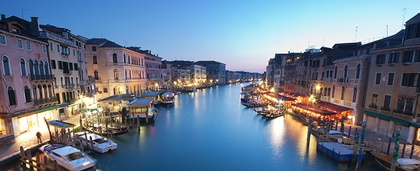
%> input picture Assignment1/Codes/5/12.jpg, 420 x 171 px, shrunk from 640 x 260 before the run
$ octave PCA.m   (GNU Octave 9; MATLAB toolbox functions it lacks are replaced by stand-ins)
%> lines starting %> are read from the running program, lines starting %| are printed output that depends on the picture
RGB = imread('12.jpg');     %Importing colored image
%> RGB is the input picture: size 171x420x3 uint8; mean R, G, B 106.8, 121.5, 139.9
I = rgb2gray(RGB);          %converting to grayscale
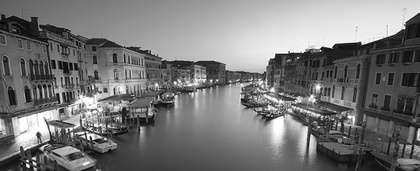
%> I: size 171x420 uint8; min 2, max 255, mean 119.2
X_raw = double(I);

%defining variables
[N,D] = size(I);
%> N = 171; D = 420
f = 0.1;
M = f*N;
%> M = 17.1

%calculating mean of rows of X_raw
for i = 1:D
    Xmean(i) = mean(X_raw(:,i));
end
%> after the loop, Xmean = 420 values, max 171.8 at index 275, min 73.27 at index 417, mean 119.2

for i = 1:N
    XmeanM(i,:) = Xmean;
end
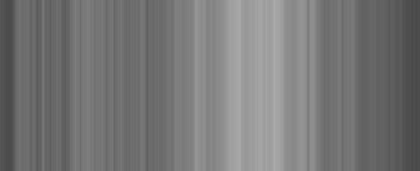
%> XmeanM: size 171x420 double; min 73.27, max 171.8, mean 119.2

%centering X_raw
X = X_raw - XmeanM;
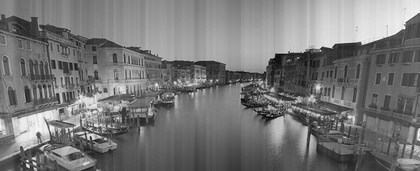
%> X: size 171x420 double; min -149.5, max 170.3, mean 0; drawn with min black and max white

%finding eigenvectors and eigenvalues of covariance matrix
S = 1/N*X'*X;
[U,L] = eig(S);
L = real(diag(L));
%> L = 420 values, max 588745.8 at index 1, min -3.08e-11 at index 172, mean 3364.6

%randomizing matrix U wrt eigenvalues;
U_rand = zeros(D,D);
L_rand = zeros(D,1);
t = randperm(D);
for i = 1:D
    U_rand(:,i) = U(:,t(i));
    L_rand(i) = L(t(i));
end
%> after the loop, L_rand = 420 values, max 588745.8 at index 296, min -3.08e-11 at index 380, mean 3364.6


%calculating reconstructed image matrix
Y = zeros(D,N);
for i = 1:N
    for j = 1:M
        Y(:,i) = Y(:,i) + (X(i,:)*U(:,j))*U(:,j);
    end
end
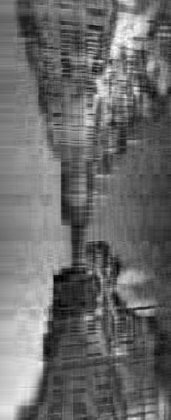
%> Y: size 420x171 double; min -133.6, max 182.8, mean 0; drawn with min black and max white
Y = Y + XmeanM';
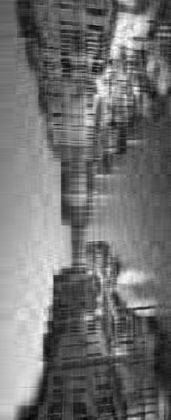
%> Y: size 420x171 double; min -15.43, max 285, mean 119.2; drawn with min black and max white

%reconstructed image
figure(1)
Ia = uint8(Y');
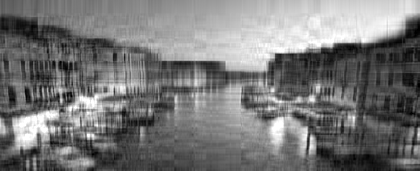
%> Ia: size 171x420 uint8; min 0, max 255, mean 119.2
imshow(Ia);
title(['Reconstructed Image for top N = ',num2str(100*f),'%']);

%corresponding error image
figure(2)
imshow(uint8(I-Ia));
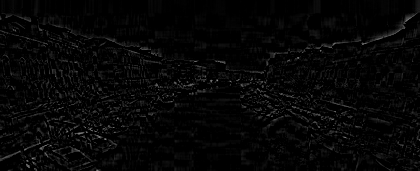
%> displayed picture: size 171x420, on the screen's scale of 0 to 255; min 0, max 137, mean 6.2
title(['Error Image for top N = ',num2str(100*f),'%']);

%reconstruction error
e0 = norm(X_raw-XmeanM , 'fro');
%> e0 = 15544.9
e = norm(Y'-X_raw , 'fro');
%> e = 4983.4

%quality of reconstructed image
quality = norm(Y','fro')/norm(X_raw,'fro');
%> quality = 0.99


%calculating reconstructed image matrix for random eigenvectors
Y_rand = zeros(D,N);
for i = 1:N
    for j = 1:M
        Y_rand(:,i) = Y_rand(:,i) + (X(i,:)*U_rand(:,j))*U_rand(:,j);
    end
end
Y_rand = Y_rand + XmeanM';

%random reconstructed image
figure(4)
%> (the run ends here)
